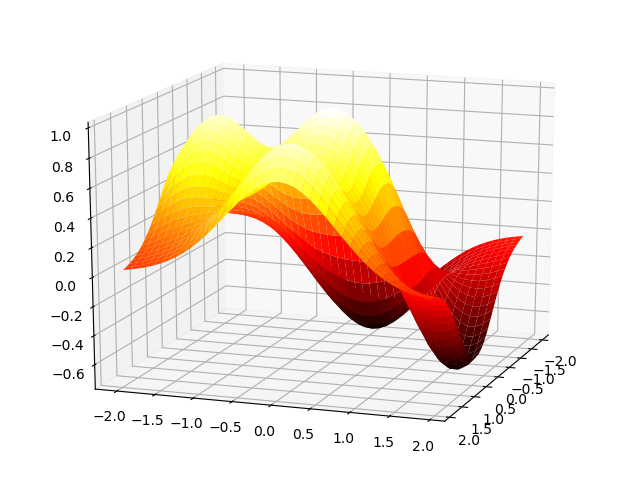

Write Python code to recreate this figure.
from mpl_toolkits.mplot3d import Axes3D
import numpy as np
import matplotlib.pyplot as plt
fig = plt.figure()
ax = Axes3D(fig)
X = np.arange(-2,2,0.1)
Y = np.arange(-2,2,0.1)
X,Y = np.meshgrid(X,Y)
def f(x,y):return (1 - y**5 + x**5)*np.exp(-x**2-y**2)
ax.plot_surface(X,Y,f(X,Y), rstride=1, cstride=1, cmap=plt.cm.hot)
#ax.view_init(elev=30,azim=125)
plt.show()
